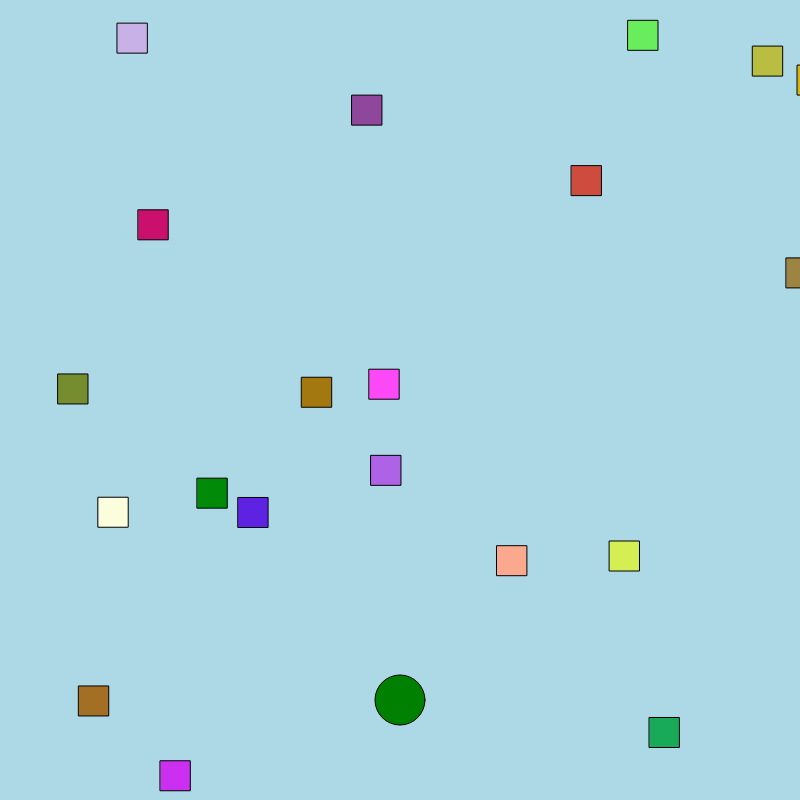
Frame 1 (no input)
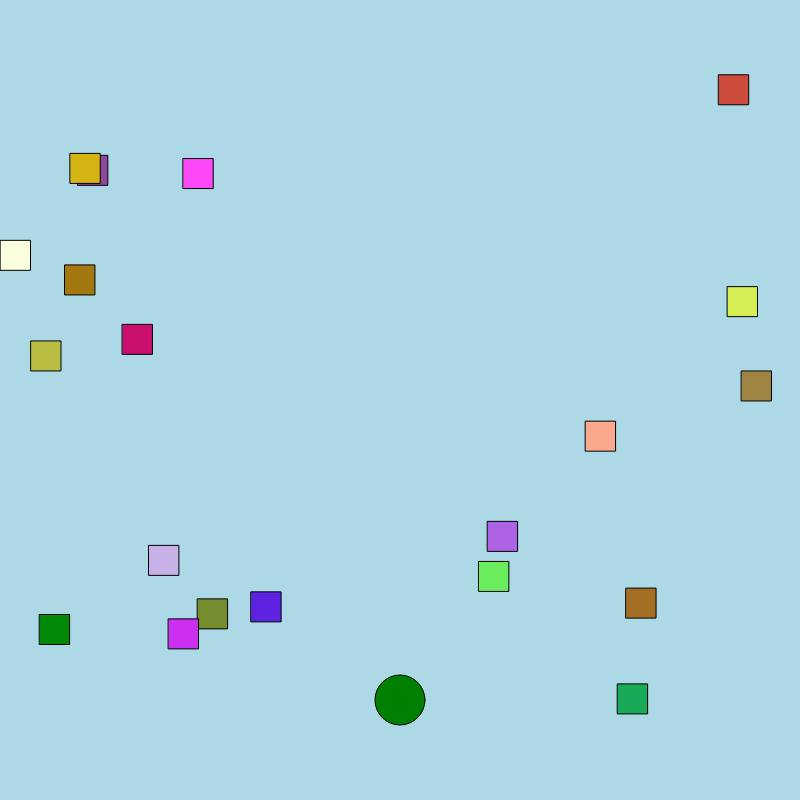
Frame 60 (no input)
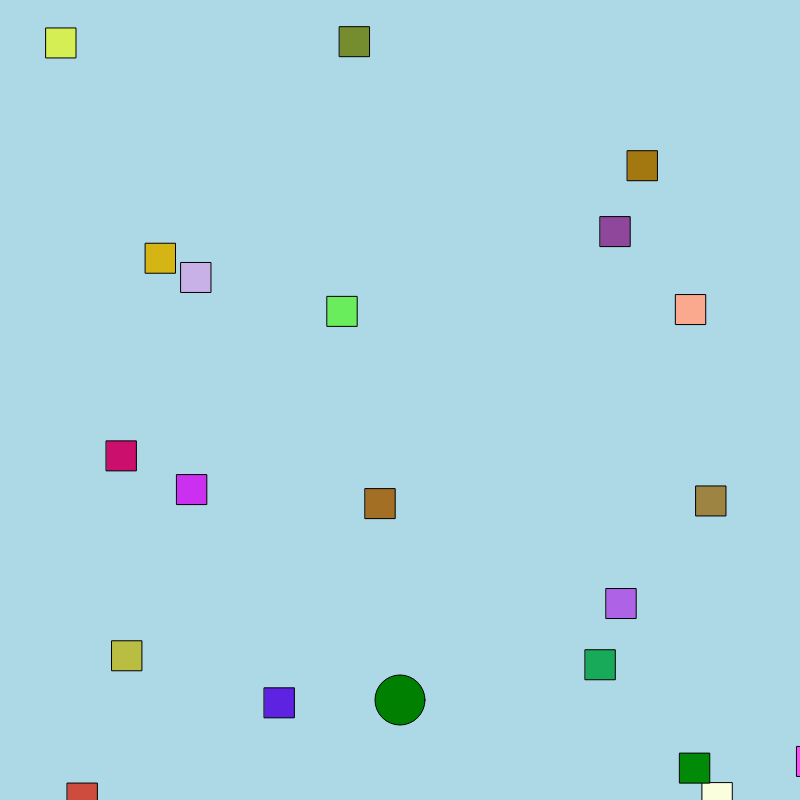
Frame 120 (the mouse pressed at the canvas centre since frame 60)

The p5.js sketch that drew these frames (run headless with seeded random() and noise() and a simulated clock; from frame 60 on, the mouse is pressed at the canvas centre):

// p5.js sketch
// ── sketch.js
  var cars = [];
  var frogPos;

  function setup() {
    createCanvas(800, 800);

    for (var i = 0; i < 20; i++) {
      cars.push(new Car());
    }

    frogPos = createVector(400, height -100);
}

  function draw() {
    background('lightblue');

    for (var i = 0; i < cars.length; i++) {
      cars[i].display();
      cars[i].drive();
      if (cars[i].pos.dist(frogPos) < 50) {
        cars.splice(i, 1);
      }
    }
    // frog
    fill('green');
    ellipse(frogPos.x, frogPos.y, 50, 50);
    checkForKeys();
  }

  function checkForKeys() {
    if (keyIsDown(LEFT_ARROW)) frogPos.x -= 5;
    if (keyIsDown(RIGHT_ARROW)) frogPos.x += 5;
    if (keyIsDown(UP_ARROW)) frogPos.y -= 5;
    if (keyIsDown(DOWN_ARROW)) frogPos.y += 5;
  }

  function Car() {

    this.pos = createVector(random(width), random(height));
    this.vel = createVector(random(-5, 5), random(-5, 5));
    this.r = random(255);
    this.g = random(255);
    this.b = random(255);

    this.display = function() {
      fill(this.r, this.g, this.b)
      rect(this.pos.x, this.pos.y, 30, 30);
    }

    this.drive = function() {
      this.pos.add(this.vel);
      if (this.pos.x > width) this.pos.x = 0;
      if (this.pos.x < 0) this.pos.x = width;
      if (this.pos.y > height) this.pos.y = 0;
      if (this.pos.y < 0) this.pos.y = height;
    }
  }
